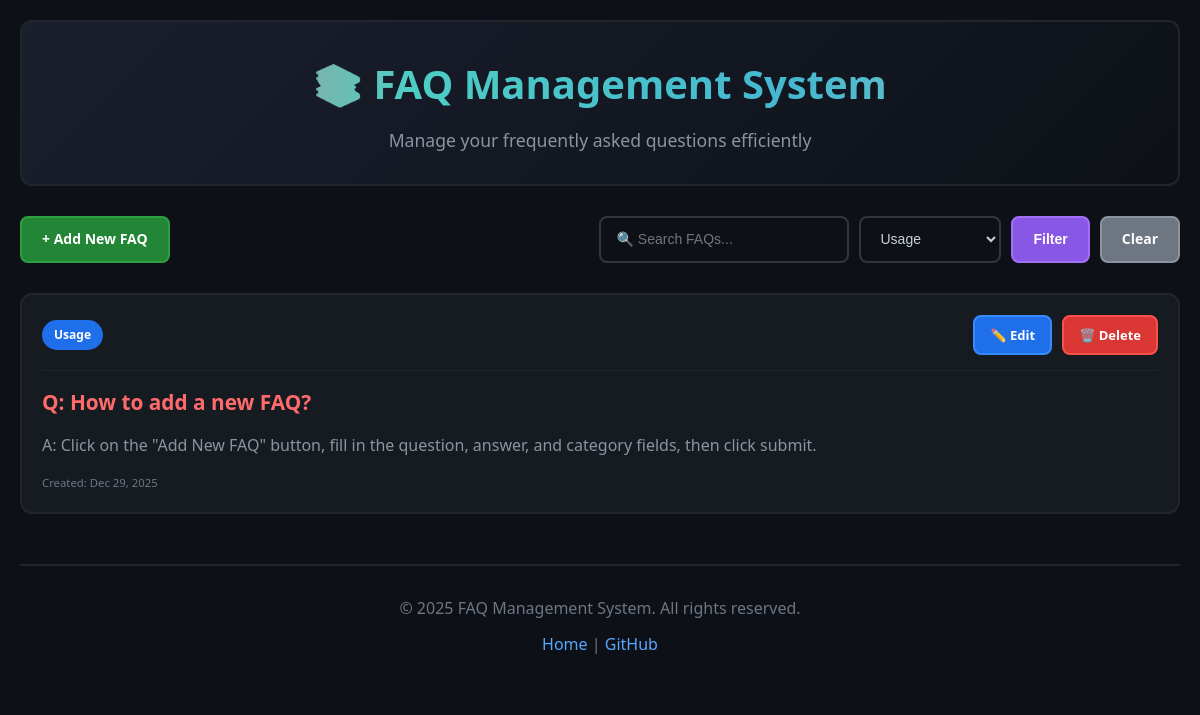
The app's page /index.php?category=Usage with its own data.
### tables this page shows
CREATE TABLE IF NOT EXISTS faqs (
    id INT AUTO_INCREMENT PRIMARY KEY,
    question TEXT NOT NULL,
    answer TEXT NOT NULL,
    category VARCHAR(100) DEFAULT 'General',
    created_at TIMESTAMP DEFAULT CURRENT_TIMESTAMP,
    updated_at TIMESTAMP DEFAULT CURRENT_TIMESTAMP ON UPDATE CURRENT_TIMESTAMP
);

### index.php (the view, shortened to what this page needs)
<?php
require_once 'includes/config.php';
$category_filter = isset($_GET['category']) ? $_GET['category'] : '';
$search_query = isset($_GET['search']) ? $_GET['search'] : '';
$sql = "SELECT * FROM faqs WHERE 1=1";
if ($category_filter) {
    $sql .= " AND category = '" . mysqli_real_escape_string($conn, $category_filter) . "'";
}
$sql .= " ORDER BY created_at DESC";
$result = mysqli_query($conn, $sql);
$categories_sql = "SELECT DISTINCT category FROM faqs ORDER BY category";
$categories_result = mysqli_query($conn, $categories_sql);
include 'includes/header.php';
?>
        <div class="controls">
            <a href="add_faq.php" class="btn btn-add">+ Add New FAQ</a>
            <div class="filters">
                <form method="GET" action="index.php" class="filter-form">
                    <input type="text" name="search" placeholder="🔍 Search FAQs..." value="<?php echo htmlspecialchars($search_query); ?>" class="search-input">
                    <select name="category" class="category-select" onchange="this.form.submit()">
                        <?php while ($cat = mysqli_fetch_assoc($categories_result)): ?>
                            <option value="<?php echo htmlspecialchars($cat['category']); ?>"
                                <?php echo $category_filter == $cat['category'] ? 'selected' : ''; ?>>
                                <?php echo htmlspecialchars($cat['category']); ?>
                            </option>
                        <?php endwhile; ?>
                    </select>
                    <button type="submit" class="btn btn-filter">Filter</button>
                    <?php if ($category_filter || $search_query): ?>
                        <a href="index.php" class="btn btn-reset">Clear</a>
                    <?php endif; ?>
                </form>
            </div>
        </div>
        <div class="faq-list">
            <?php if (mysqli_num_rows($result) > 0): ?>
                <?php while ($row = mysqli_fetch_assoc($result)): ?>
                    <div class="faq-item">
                        <div class="faq-header">
                            <span class="category-badge"><?php echo htmlspecialchars($row['category']); ?></span>
                            <div class="faq-actions">
                                <a href="edit_faq.php?id=<?php echo $row['id']; ?>" class="btn btn-edit">✏️ Edit</a>
                                <a href="delete_faq.php?id=<?php echo $row['id']; ?>"
                                   class="btn btn-delete"
                                   onclick="return confirm('Are you sure you want to delete this FAQ?')">🗑️ Delete</a>
                            </div>
                        </div>
                        <div class="faq-content">
                            <h3 class="question">Q: <?php echo htmlspecialchars($row['question']); ?></h3>
                            <p class="answer">A: <?php echo nl2br(htmlspecialchars($row['answer'])); ?></p>
                            <div class="faq-meta">
                                <small>Created: <?php echo date('M d, Y', strtotime($row['created_at'])); ?></small>
                            </div>
                        </div>
                    </div>
                <?php endwhile; ?>
            <?php else: ?>
                <div class="no-results">
                    <p>📭 No FAQs found. Start by adding your first FAQ!</p>
                </div>
            <?php endif; ?>
        </div>
<?php include 'includes/footer.php'; ?>

### css/style.css (style rules this page uses)
* { margin: 0; padding: 0; box-sizing: border-box; }
body { font-family: 'Segoe UI', Tahoma, Geneva, Verdana, sans-serif; background-color: #0d1117; color: #c9d1d9; line-height: 1.6; min-height: 100vh; }
.controls { display: flex; justify-content: space-between; align-items: center; margin-bottom: 30px; flex-wrap: wrap; gap: 15px; }
.filters { display: flex; gap: 10px; flex-wrap: wrap; }
.filter-form { display: flex; gap: 10px; flex-wrap: wrap; }
.btn { padding: 10px 20px; border: none; border-radius: 8px; cursor: pointer; text-decoration: none; display: inline-block; font-size: 14px; font-weight: 600; transition: all 0.3s ease; border: 2px solid transparent; }
.btn-add { background-color: #238636; color: white; border-color: #2ea043; }
.btn-edit { background-color: #1f6feb; color: white; border-color: #388bfd; padding: 8px 15px; font-size: 13px; }
.btn-delete { background-color: #da3633; color: white; border-color: #f85149; padding: 8px 15px; font-size: 13px; }
.btn-filter { background-color: #8957e5; color: white; border-color: #a371f7; }
.btn-reset { background-color: #6e7681; color: white; border-color: #8b949e; }
.search-input, .category-select { padding: 10px 15px; border: 2px solid #30363d; border-radius: 8px; background-color: #0d1117; color: #c9d1d9; font-size: 14px; outline: none; transition: all 0.3s ease; }
.search-input { min-width: 250px; }
.faq-list { display: grid; gap: 20px; }
.faq-item { background-color: #161b22; border: 2px solid #21262d; border-radius: 12px; padding: 20px; transition: all 0.3s ease; }
.faq-header { display: flex; justify-content: space-between; align-items: center; margin-bottom: 15px; flex-wrap: wrap; gap: 10px; }
.category-badge { background-color: #1f6feb; color: white; padding: 5px 12px; border-radius: 20px; font-size: 12px; font-weight: 600; }
.faq-actions { display: flex; gap: 10px; }
.faq-content { padding-top: 15px; border-top: 1px solid #21262d; }
.question { color: #ff6b6b; font-size: 1.3em; margin-bottom: 12px; font-weight: 600; }
.answer { color: #8b949e; font-size: 1em; margin-bottom: 15px; line-height: 1.7; }
.faq-meta { display: flex; gap: 20px; color: #6e7681; font-size: 0.85em; margin-top: 10px; }

### records on screen
faqs: category "Usage", question "How to add a new FAQ?", answer "Click on the \"Add New FAQ\" button, fill in the question, answer, and category fields, then click submit.", created_at "Dec 29, 2025"

### other values on screen
$header_title "📚 FAQ Management System"
$header_subtitle "Manage your frequently asked questions efficiently"
form field category "Usage"
